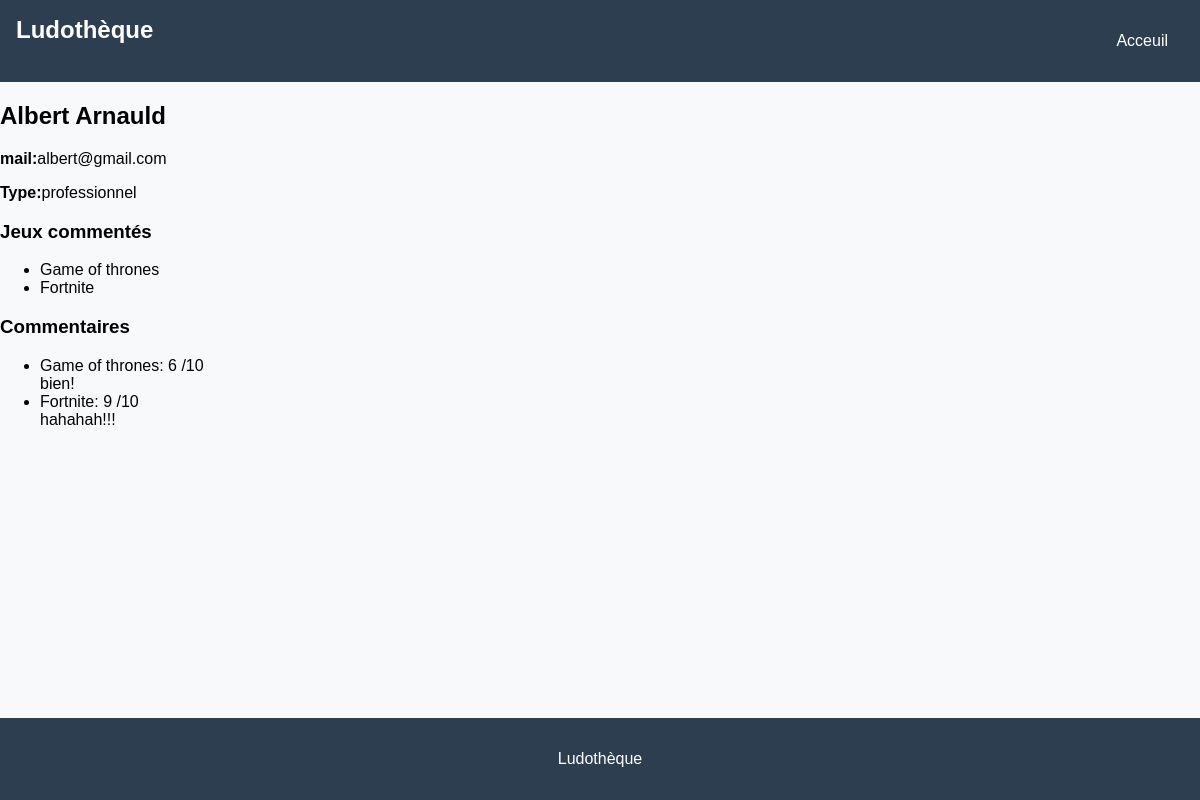
Screenshot of /joueurs/2/ with the database file from the repository.
### myapp/models.py (models this page shows, shortened)
class Joueur(models.Model):
    prenom = models.CharField(max_length=200)
    nom = models.CharField(max_length=200)
    mail = models.EmailField()
    mot_de_passe = models.CharField(max_length=200)
    type = models.CharField(max_length=50, choices=[('professionnel', 'Professionnel'), ('particulier', 'Particulier')])

class Jeu(models.Model):
    titre = models.CharField(max_length=200)
    annee_sortie = models.IntegerField(default=2000)
    photo_boite = models.ImageField(upload_to='photo_boite', blank=True, null=True)
    editeur = models.CharField(max_length=200)
    auteur = models.ForeignKey(Auteur, on_delete=models.CASCADE, blank=True, null=True)
    categorie = models.ForeignKey(Categorie, on_delete=models.CASCADE, blank=True, null=True)

class Commentaire(models.Model):
    jeu = models.ForeignKey(Jeu, on_delete=models.CASCADE)
    joueur = models.ForeignKey(Joueur, on_delete=models.CASCADE)
    date = models.DateTimeField(default=datetime.now, blank=True)
    note = models.IntegerField(validators=[MinValueValidator(0), MaxValueValidator(20)], default=0)
    commentaire = models.TextField()

### myapp/views.py (the view)
# urls.py: path('joueurs/<int:joueur_id>/', views.display_joueur, name='display_joueur'),
def display_joueur(request, joueur_id):
    joueur = get_object_or_404(Joueur, pk=joueur_id)
    commentaires = Commentaire.objects.filter(joueur=joueur)
    jeux_commented = Jeu.objects.filter(commentaire__in=commentaires).distinct()
    context = {
        'joueur': joueur,
        'jeux_commented': jeux_commented,
        'commentaires': commentaires,
    }
    return render(request, 'joueur/display_joueur.html', context)

### myapp/templates/joueur/display_joueur.html
{% extends "base.html" %}
{% block content %}
<div class="jeu-detail">
    <h2>{{ joueur.prenom }} {{ joueur.nom }}</h2>
    <p><strong>mail:</strong>{{ joueur.mail }}</p>
    <p><strong>Type:</strong>{{ joueur.type }}</p>
    <h3>Jeux commentés</h3>
    <ul>
        {% for jeu in jeux_commented %}
            <li>{{ jeu.titre }}</li>
        {% endfor %}
    </ul>
    <h3>Commentaires</h3>
    <ul>
        {% for commentaire in commentaires %}
            <li>{{ commentaire.jeu.titre }}: {{ commentaire.note }} /10<br>{{ commentaire.commentaire }}</li>
        {% endfor %}
    </ul>
</div>
{% endblock %}

### myapp/static/design.css (style rules this page uses)
body { font-family: 'Arial', sans-serif; background-color: #f8f9fa; margin: 0; padding: 0; }

### rows the page displays
Joueur: prenom "Albert", nom "Arnauld", mail "albert@gmail.com", type "professionnel"
Jeu: titre "Game of thrones"
Jeu: titre "Fortnite"
Commentaire: jeu.titre "Game of thrones", note "6", commentaire "bien!"
Commentaire: jeu.titre "Fortnite", note "9", commentaire "hahahah!!!"
